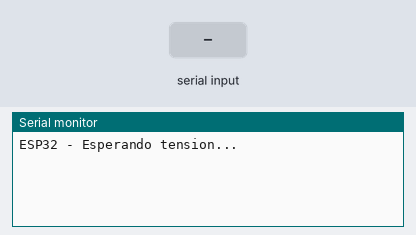
Simulated run of this sketch. Board: ESP32. Parts: the last lines printed to the serial monitor. Inputs (shaded band) come from the test bench.

Above: at 1.8 s.
1.9 s: "1\n" received over Serial
At 3.2 s:
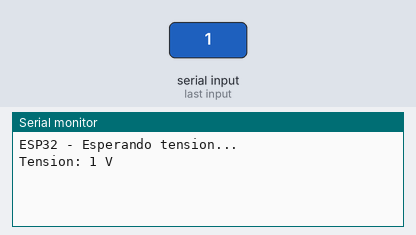
3.5 s: "0\n" received over Serial
At 4.7 s:
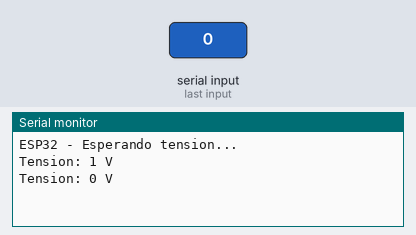
5.0 s: "2\n" received over Serial
At 5.8 s:
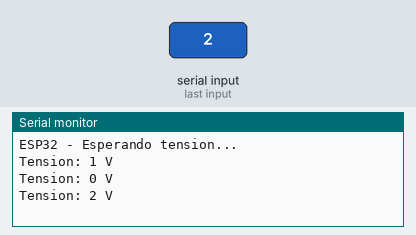

Measured:
- after the input at 1.9 s, the serial monitor: prints a new line after 0.10 s (image 1)
- after the input at 3.5 s, the serial monitor: prints a new line at once (image 2)
- after the input at 5.0 s, the serial monitor: prints a new line at once (image 3)

The sketch:

codigoESP32.ino
```cpp
void setup() {
  Serial.begin(9600);
  Serial.println("ESP32 - Esperando tension...");
}

void loop() {
  if (Serial.available() > 0) {
    String tension = Serial.readStringUntil('\n');
    tension.trim();

    // Mostrar solo el valor numérico de la tensión
    Serial.print("Tension: ");
    Serial.print(tension);
    Serial.println(" V");
  }
  delay(500);
}
```
